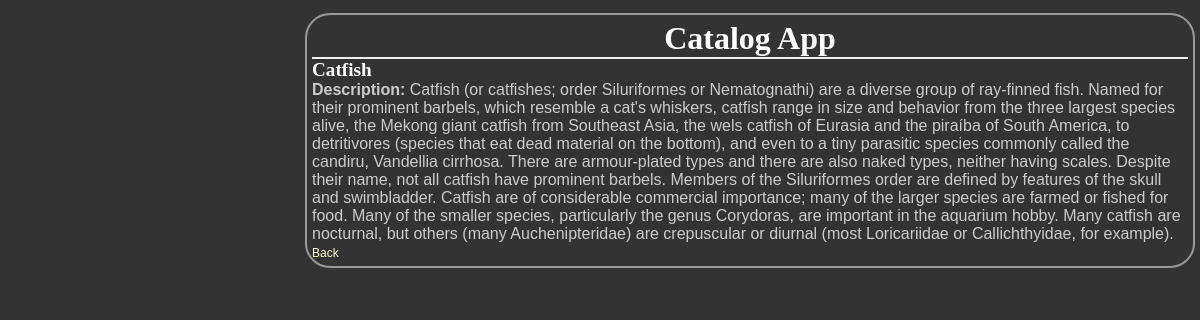
/1/2/, run on the app's committed database.
### project4/database_setup.py (models this page shows, shortened)
class Item(Base):
    __tablename__ = 'item'
    name = Column(String(80), nullable=False)
    id = Column(Integer, primary_key=True)
    description = Column(String(65536))
    category_id = Column(Integer, ForeignKey('category.id'))
    category = relationship(Category)

### project4/project4.py (the view)
@app.route('/<int:category_id>/<int:item_id>/')
def showItem(category_id, item_id):
    DBSession = sessionmaker(bind=engine)
    session = DBSession()
    item = session.query(Item).filter_by(
        category_id=category_id, id=item_id).one()
    return render_template('item.html', category_id=category_id, item_id=item_id, item=item)

### project4/templates/item.html (shortened to what this page needs)
<!DOCTYPE html>
<html>
<head>
    <link rel=stylesheet type=text/css href="{{url_for('static', filename='styles.css')}}">
</head>
<body>
    <div class="pane">
        <header>
            <h1>Catalog App</h1>
        </header>
        <main>
            <h2>{{item.name}}</h2>
            <div class="description"><Strong>Description: </Strong>
                {% if not item.description %}
                No description
                {% else %}
                {{item.description}}
                {% endif %}
            </div>
            <a href="{{url_for('showItems', category_id = category_id)}}">Back</a>
        </main>
</body>
</html>

### project4/static/styles.css (style rules this page uses)
body { font-family: sans-serif; background-color: #333333 }
h1, h2, h3, h4 { color: #ffffff; }
h1, h2 { font-family: 'georgia', serif; margin: 0; }
h1 { border-bottom: 2px solid #eee; }
h2 { font-size: 1.2em; }
a { text-decoration: none; color: #ffffcc; font-size: .75em; }
.pane { min-width: 50%; position: absolute; left: 25%; border: 2px solid; border-radius: 25px; padding: 5px; margin: 5px; border-color: #999999; background-color: #333333 }
header { left: 50%; text-align: center; }
.description { color: #cccccc; margin:0; }

### data on the page
Item: name "Catfish", description "Catfish (or catfishes; order Siluriformes or Nematognathi) are a diverse group of ray-finned fish. Named for their prominent barbels, which resemble a cat's whiskers, catfish range in size and behavior from the three largest species alive, the Mekong giant catfish from Southeast Asia, the wels catfish of Eurasia and the piraíba of South America, to detritivores (species that eat dead material on the bottom), and even to a tiny parasitic species commonly called the candiru, Vandellia cirrhosa. There are armour-plated types and there are also naked types, neither having scales. Despite their name, not all catfish have prominent barbels. Members of the Siluriformes order are defined by…"
